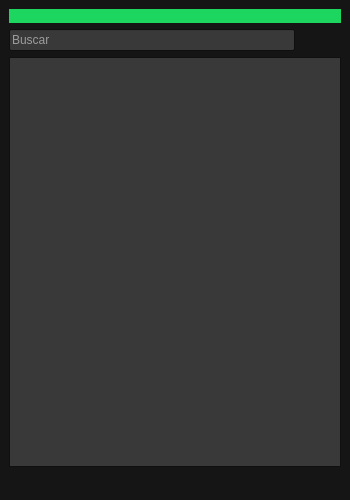
<?xml version="1.0" encoding="UTF-8"?>
<ui version="4.0">
 <class>MainWindow</class>
 <widget class="QMainWindow" name="MainWindow">
  <property name="geometry">
   <rect>
    <x>0</x>
    <y>0</y>
    <width>350</width>
    <height>500</height>
   </rect>
  </property>
  <property name="minimumSize">
   <size>
    <width>350</width>
    <height>500</height>
   </size>
  </property>
  <property name="maximumSize">
   <size>
    <width>350</width>
    <height>500</height>
   </size>
  </property>
  <property name="palette">
   <palette>
    <active>
     <colorrole role="WindowText">
      <brush brushstyle="SolidPattern">
       <color alpha="255">
        <red>255</red>
        <green>255</green>
        <blue>255</blue>
       </color>
      </brush>
     </colorrole>
     <colorrole role="Button">
      <brush brushstyle="SolidPattern">
       <color alpha="255">
        <red>21</red>
        <green>21</green>
        <blue>21</blue>
       </color>
      </brush>
     </colorrole>
     <colorrole role="Text">
      <brush brushstyle="SolidPattern">
       <color alpha="255">
        <red>255</red>
        <green>255</green>
        <blue>255</blue>
       </color>
      </brush>
     </colorrole>
     <colorrole role="ButtonText">
      <brush brushstyle="SolidPattern">
       <color alpha="255">
        <red>255</red>
        <green>255</green>
        <blue>255</blue>
       </color>
      </brush>
     </colorrole>
     <colorrole role="Base">
      <brush brushstyle="SolidPattern">
       <color alpha="255">
        <red>57</red>
        <green>57</green>
        <blue>57</blue>
       </color>
      </brush>
     </colorrole>
     <colorrole role="Window">
      <brush brushstyle="SolidPattern">
       <color alpha="255">
        <red>21</red>
        <green>21</green>
        <blue>21</blue>
       </color>
      </brush>
     </colorrole>
     <colorrole role="PlaceholderText">
      <brush brushstyle="SolidPattern">
       <color alpha="128">
        <red>0</red>
        <green>0</green>
        <blue>0</blue>
       </color>
      </brush>
     </colorrole>
    </active>
    <inactive>
     <colorrole role="WindowText">
      <brush brushstyle="SolidPattern">
       <color alpha="255">
        <red>255</red>
        <green>255</green>
        <blue>255</blue>
       </color>
      </brush>
     </colorrole>
     <colorrole role="Button">
      <brush brushstyle="SolidPattern">
       <color alpha="255">
        <red>21</red>
        <green>21</green>
        <blue>21</blue>
       </color>
      </brush>
     </colorrole>
     <colorrole role="Text">
      <brush brushstyle="SolidPattern">
       <color alpha="255">
        <red>255</red>
        <green>255</green>
        <blue>255</blue>
       </color>
      </brush>
     </colorrole>
     <colorrole role="ButtonText">
      <brush brushstyle="SolidPattern">
       <color alpha="255">
        <red>255</red>
        <green>255</green>
        <blue>255</blue>
       </color>
      </brush>
     </colorrole>
     <colorrole role="Base">
      <brush brushstyle="SolidPattern">
       <color alpha="255">
        <red>57</red>
        <green>57</green>
        <blue>57</blue>
       </color>
      </brush>
     </colorrole>
     <colorrole role="Window">
      <brush brushstyle="SolidPattern">
       <color alpha="255">
        <red>21</red>
        <green>21</green>
        <blue>21</blue>
       </color>
      </brush>
     </colorrole>
     <colorrole role="PlaceholderText">
      <brush brushstyle="SolidPattern">
       <color alpha="128">
        <red>0</red>
        <green>0</green>
        <blue>0</blue>
       </color>
      </brush>
     </colorrole>
    </inactive>
    <disabled>
     <colorrole role="WindowText">
      <brush brushstyle="SolidPattern">
       <color alpha="255">
        <red>255</red>
        <green>255</green>
        <blue>255</blue>
       </color>
      </brush>
     </colorrole>
     <colorrole role="Button">
      <brush brushstyle="SolidPattern">
       <color alpha="255">
        <red>21</red>
        <green>21</green>
        <blue>21</blue>
       </color>
      </brush>
     </colorrole>
     <colorrole role="Text">
      <brush brushstyle="SolidPattern">
       <color alpha="255">
        <red>255</red>
        <green>255</green>
        <blue>255</blue>
       </color>
      </brush>
     </colorrole>
     <colorrole role="ButtonText">
      <brush brushstyle="SolidPattern">
       <color alpha="255">
        <red>255</red>
        <green>255</green>
        <blue>255</blue>
       </color>
      </brush>
     </colorrole>
     <colorrole role="Base">
      <brush brushstyle="SolidPattern">
       <color alpha="255">
        <red>21</red>
        <green>21</green>
        <blue>21</blue>
       </color>
      </brush>
     </colorrole>
     <colorrole role="Window">
      <brush brushstyle="SolidPattern">
       <color alpha="255">
        <red>21</red>
        <green>21</green>
        <blue>21</blue>
       </color>
      </brush>
     </colorrole>
     <colorrole role="PlaceholderText">
      <brush brushstyle="SolidPattern">
       <color alpha="128">
        <red>0</red>
        <green>0</green>
        <blue>0</blue>
       </color>
      </brush>
     </colorrole>
    </disabled>
   </palette>
  </property>
  <property name="windowTitle">
   <string>MainWindow</string>
  </property>
  <widget class="QWidget" name="centralwidget">
   <layout class="QVBoxLayout" name="verticalLayout">
    <item>
     <widget class="QLabel" name="label">
      <property name="sizePolicy">
       <sizepolicy hsizetype="Preferred" vsizetype="Preferred">
        <horstretch>0</horstretch>
        <verstretch>0</verstretch>
       </sizepolicy>
      </property>
      <property name="minimumSize">
       <size>
        <width>0</width>
        <height>0</height>
       </size>
      </property>
      <property name="styleSheet">
       <string notr="true">background-color:rgb(29, 214, 95);
border-radius: 15px;</string>
      </property>
      <property name="text">
       <string/>
      </property>
      <property name="pixmap">
       <pixmap>../icons/png/spoty3.png</pixmap>
      </property>
      <property name="alignment">
       <set>Qt::AlignCenter</set>
      </property>
     </widget>
    </item>
    <item>
     <layout class="QHBoxLayout" name="horizontalLayout_2">
      <item>
       <widget class="QLineEdit" name="lineEdit">
        <property name="palette">
         <palette>
          <active>
           <colorrole role="WindowText">
            <brush brushstyle="SolidPattern">
             <color alpha="255">
              <red>255</red>
              <green>255</green>
              <blue>255</blue>
             </color>
            </brush>
           </colorrole>
           <colorrole role="Text">
            <brush brushstyle="SolidPattern">
             <color alpha="255">
              <red>255</red>
              <green>255</green>
              <blue>255</blue>
             </color>
            </brush>
           </colorrole>
           <colorrole role="ButtonText">
            <brush brushstyle="SolidPattern">
             <color alpha="255">
              <red>255</red>
              <green>255</green>
              <blue>255</blue>
             </color>
            </brush>
           </colorrole>
           <colorrole role="ToolTipText">
            <brush brushstyle="SolidPattern">
             <color alpha="255">
              <red>255</red>
              <green>255</green>
              <blue>255</blue>
             </color>
            </brush>
           </colorrole>
           <colorrole role="PlaceholderText">
            <brush brushstyle="SolidPattern">
             <color alpha="128">
              <red>255</red>
              <green>255</green>
              <blue>255</blue>
             </color>
            </brush>
           </colorrole>
          </active>
          <inactive>
           <colorrole role="WindowText">
            <brush brushstyle="SolidPattern">
             <color alpha="255">
              <red>255</red>
              <green>255</green>
              <blue>255</blue>
             </color>
            </brush>
           </colorrole>
           <colorrole role="Text">
            <brush brushstyle="SolidPattern">
             <color alpha="255">
              <red>255</red>
              <green>255</green>
              <blue>255</blue>
             </color>
            </brush>
           </colorrole>
           <colorrole role="ButtonText">
            <brush brushstyle="SolidPattern">
             <color alpha="255">
              <red>255</red>
              <green>255</green>
              <blue>255</blue>
             </color>
            </brush>
           </colorrole>
           <colorrole role="ToolTipText">
            <brush brushstyle="SolidPattern">
             <color alpha="255">
              <red>255</red>
              <green>255</green>
              <blue>255</blue>
             </color>
            </brush>
           </colorrole>
           <colorrole role="PlaceholderText">
            <brush brushstyle="SolidPattern">
             <color alpha="128">
              <red>255</red>
              <green>255</green>
              <blue>255</blue>
             </color>
            </brush>
           </colorrole>
          </inactive>
          <disabled>
           <colorrole role="WindowText">
            <brush brushstyle="SolidPattern">
             <color alpha="255">
              <red>255</red>
              <green>255</green>
              <blue>255</blue>
             </color>
            </brush>
           </colorrole>
           <colorrole role="Text">
            <brush brushstyle="SolidPattern">
             <color alpha="255">
              <red>255</red>
              <green>255</green>
              <blue>255</blue>
             </color>
            </brush>
           </colorrole>
           <colorrole role="ButtonText">
            <brush brushstyle="SolidPattern">
             <color alpha="255">
              <red>255</red>
              <green>255</green>
              <blue>255</blue>
             </color>
            </brush>
           </colorrole>
           <colorrole role="ToolTipText">
            <brush brushstyle="SolidPattern">
             <color alpha="255">
              <red>255</red>
              <green>255</green>
              <blue>255</blue>
             </color>
            </brush>
           </colorrole>
           <colorrole role="PlaceholderText">
            <brush brushstyle="SolidPattern">
             <color alpha="128">
              <red>255</red>
              <green>255</green>
              <blue>255</blue>
             </color>
            </brush>
           </colorrole>
          </disabled>
         </palette>
        </property>
        <property name="text">
         <string/>
        </property>
        <property name="placeholderText">
         <string>Buscar</string>
        </property>
       </widget>
      </item>
      <item>
       <widget class="QPushButton" name="pushButton_5">
        <property name="styleSheet">
         <string notr="true">QPushButton{color: white;
font-size: 15px;
font-weight: 500;
padding: 0.5em 1.2em;
background: rgba(0,0,0,0);
border: 0px solid;
border-color: #4d514d;
transition: all 1s ease;
position: relative;
border-radius: 15px;}
QPushButton:hover{background-color: #4d514d;color: white;}</string>
        </property>
        <property name="text">
         <string/>
        </property>
        <property name="icon">
         <iconset>
          <normaloff>../icons/png/lupa3.png</normaloff>../icons/png/lupa3.png</iconset>
        </property>
        <property name="flat">
         <bool>false</bool>
        </property>
       </widget>
      </item>
     </layout>
    </item>
    <item>
     <widget class="QListView" name="listView"/>
    </item>
    <item>
     <layout class="QHBoxLayout" name="horizontalLayout">
      <item>
       <widget class="QPushButton" name="pushButton_2">
        <property name="styleSheet">
         <string notr="true">QPushButton{color: white;
font-size: 15px;
font-weight: 500;
padding: 0.5em 1.2em;
background: rgba(0,0,0,0);
border: 0px solid;
border-color: #4d514d;
transition: all 1s ease;
position: relative;
border-radius: 15px;}
QPushButton:hover{background-color: #4d514d;color: white;}</string>
        </property>
        <property name="text">
         <string/>
        </property>
        <property name="icon">
         <iconset>
          <normaloff>../icons/png/retroceder.png</normaloff>../icons/png/retroceder.png</iconset>
        </property>
        <property name="flat">
         <bool>true</bool>
        </property>
       </widget>
      </item>
      <item>
       <widget class="QPushButton" name="pushButton_3">
        <property name="styleSheet">
         <string notr="true">QPushButton{color: white;
font-size: 15px;
font-weight: 500;
padding: 0.5em 1.2em;
background: rgba(0,0,0,0);
border: 0px solid;
border-color: #4d514d;
transition: all 1s ease;
position: relative;
border-radius: 15px;}
QPushButton:hover{background-color: #4d514d;color: white;}</string>
        </property>
        <property name="text">
         <string/>
        </property>
        <property name="icon">
         <iconset>
          <normaloff>../icons/png/pausa2.png</normaloff>../icons/png/pausa2.png</iconset>
        </property>
        <property name="flat">
         <bool>true</bool>
        </property>
       </widget>
      </item>
      <item>
       <widget class="QPushButton" name="pushButton_4">
        <property name="styleSheet">
         <string notr="true">QPushButton{color: white;
font-size: 15px;
font-weight: 500;
padding: 0.5em 1.2em;
background: rgba(0,0,0,0);
border: 0px solid;
border-color: #4d514d;
transition: all 1s ease;
position: relative;
border-radius: 15px;}
QPushButton:hover{background-color: #4d514d;color: white;}</string>
        </property>
        <property name="text">
         <string/>
        </property>
        <property name="icon">
         <iconset>
          <normaloff>../icons/png/play2.png</normaloff>../icons/png/play2.png</iconset>
        </property>
        <property name="flat">
         <bool>true</bool>
        </property>
       </widget>
      </item>
      <item>
       <widget class="QPushButton" name="pushButton">
        <property name="styleSheet">
         <string notr="true">QPushButton{color: white;
font-size: 15px;
font-weight: 500;
padding: 0.5em 1.2em;
background: rgba(0,0,0,0);
border: 0px solid;
border-color: #4d514d;
transition: all 1s ease;
position: relative;
border-radius: 15px;}
QPushButton:hover{background-color: #4d514d;color: white;}</string>
        </property>
        <property name="text">
         <string/>
        </property>
        <property name="icon">
         <iconset>
          <normaloff>../icons/png/avanzar2.png</normaloff>../icons/png/avanzar2.png</iconset>
        </property>
        <property name="flat">
         <bool>true</bool>
        </property>
       </widget>
      </item>
     </layout>
    </item>
   </layout>
  </widget>
 </widget>
 <resources/>
 <connections/>
</ui>
